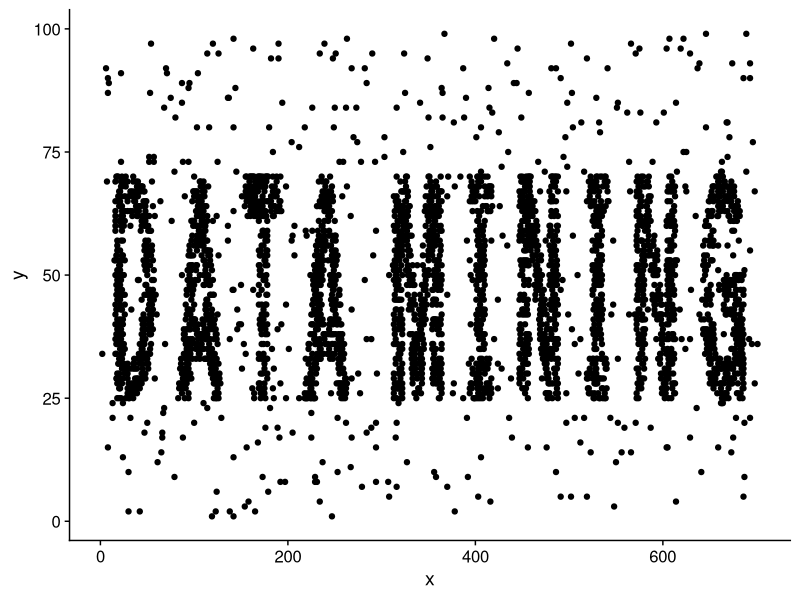
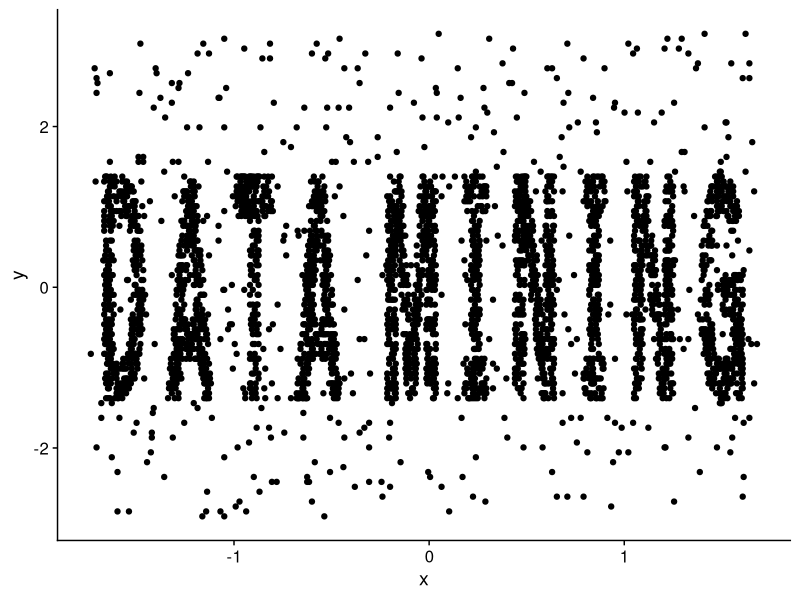
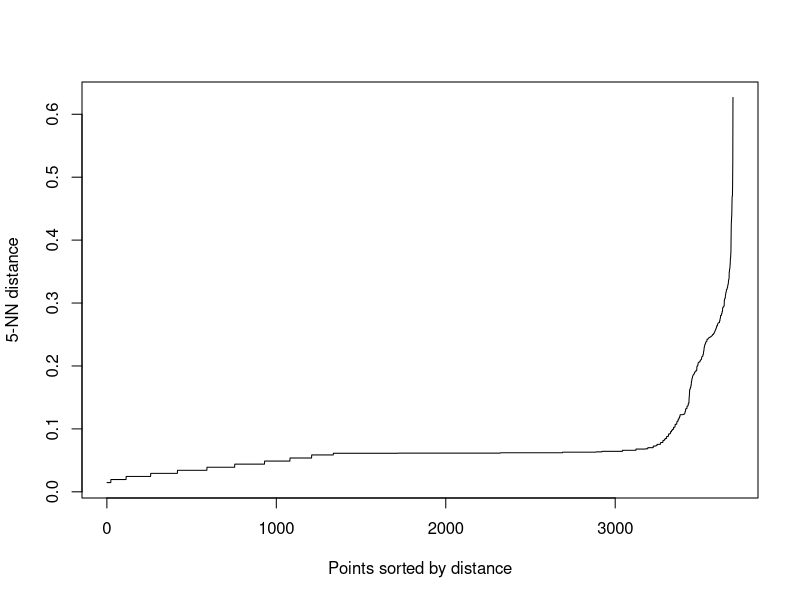
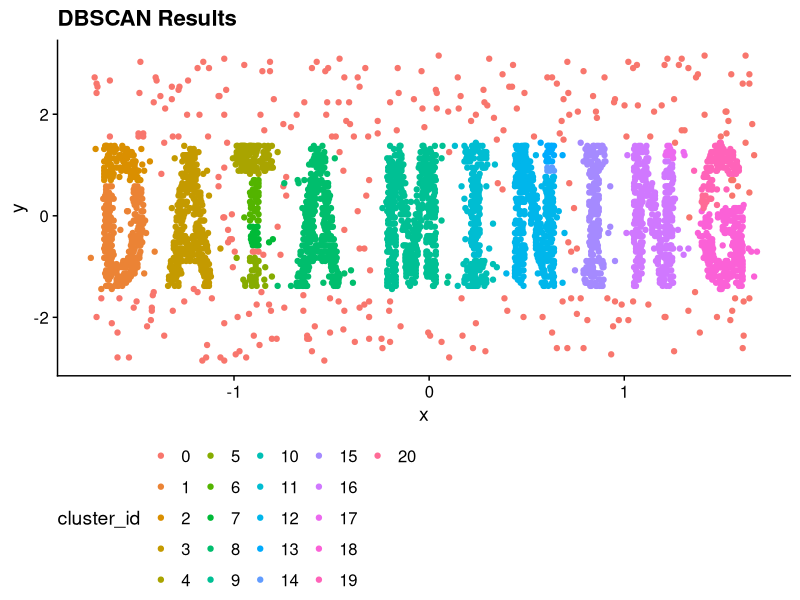
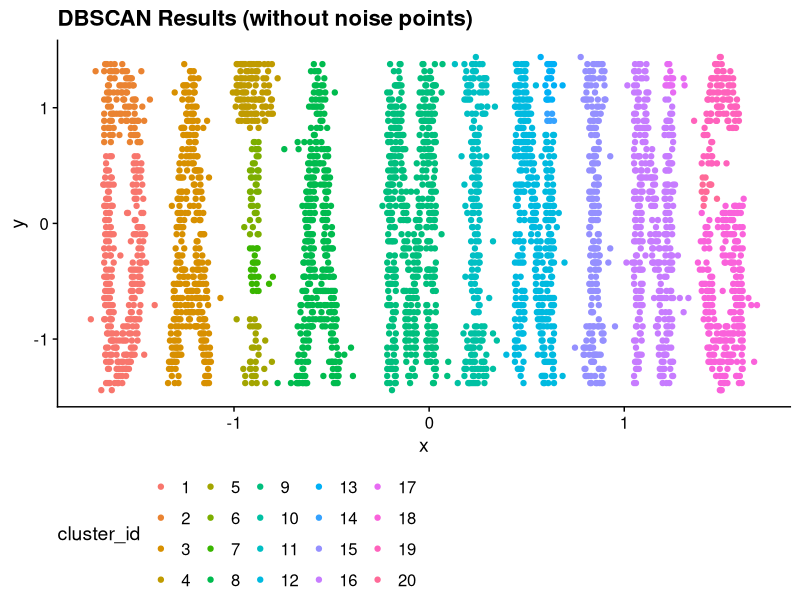
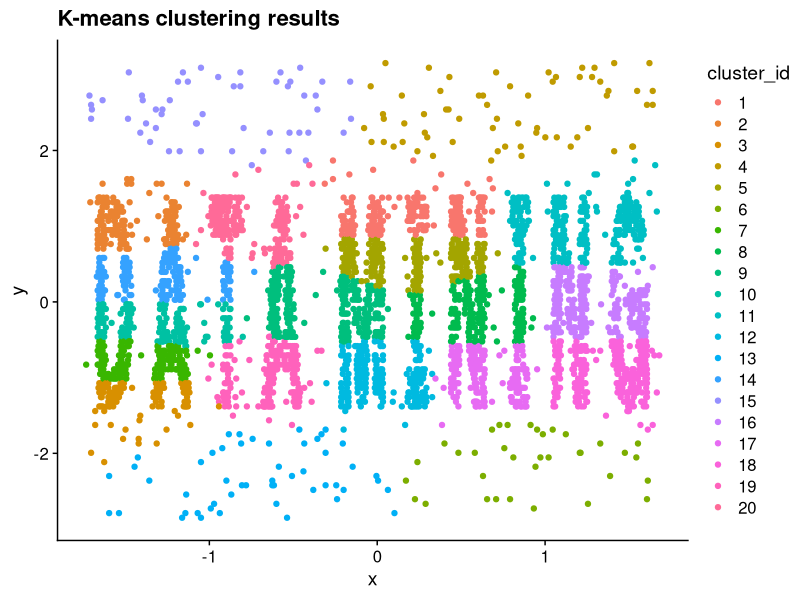

R code for these plots, in order:
## ---- chunk 1
library(tidyverse) # For data wrangling
library(dbscan)    # For the DBSCAN algorithm
library(cowplot)   # For ggplot theming
# Configure the default ggplot theme w/the cowplot theme.
theme_set(theme_cowplot())
## ---- chunk 2
# You will need to adjust the file path to run this locally.
data <- read_csv("lecture-material/week-10/dbscan-data.csv")
## ---- chunk 3
ggplot(
    data,
    aes(x=x, y=y)
  ) +
  geom_point()
## ---- chunk 4
data$x <- scale(data$x)
data$y <- scale(data$y)
## ---- chunk 5
ggplot(
    data,
    aes(x=x, y=y)
  ) +
  geom_point()
## ---- chunk 6
eps_plot_k5 <- kNNdistplot(data, k=5)
## ---- chunk 7
# Run dbscan
results <- dbscan(
  data,
  eps = 0.075,
  minPts = 5
)
# make new dataframe with data in it so we don't add cluster id to original dataset
dbscan_data <- data
dbscan_data$cluster_id <- results$cluster
dbscan_data$cluster_id <- as.factor(dbscan_data$cluster_id)
## ---- chunk 8
ggplot(
    dbscan_data,
    aes(x = x, y = y)
  ) +
  geom_point(
    aes(color = cluster_id)
  ) +
  ggtitle("DBSCAN Results") +
  theme(
    legend.position = "bottom"
  )
## ---- chunk 9
ggplot(
    filter(
      dbscan_data,
      cluster_id != 0
    ),
    aes(x = x, y = y)
  ) +
  geom_point(
    aes(color = cluster_id)
  ) +
  ggtitle("DBSCAN Results (without noise points)") +
  theme(
    legend.position = "bottom"
  )
## ---- chunk 10
# Calculate K from the number of cluster IDs found by DBSCAN.
# Substract 1 because cluster ID 0 represents noise points (not a cluster)
k <- length(levels(dbscan_data$cluster_id))-1
kmeans_results <- kmeans(
  data,
  centers=k
)
kmeans_data <- data
kmeans_data$cluster_id <- kmeans_results$cluster
kmeans_data$cluster_id <- as.factor(kmeans_data$cluster_id)
## ---- chunk 11
ggplot(
    kmeans_data,
    aes(x = x, y = y)
  ) +
  geom_point(
    aes(color = cluster_id)
  ) +
  ggtitle("K-means clustering results")
  theme(
    legend.position = "bottom"
  )
